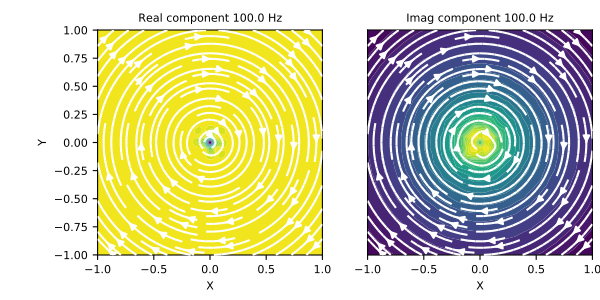

Python code for this plot:
# Here, we define an z-oriented magnetic dipole and plot the electric
# field on the xy-plane that intercepts z=0.

from geoana.em.fdem import MagneticDipoleWholeSpace
from geoana.utils import ndgrid
from geoana.plotting_utils import plot2Ddata
import numpy as np
import matplotlib.pyplot as plt

# Let us begin by defining the electric current dipole.

frequency = np.logspace(1, 3, 3)
location = np.r_[0., 0., 0.]
orientation = np.r_[0., 0., 1.]
moment = 1.
sigma = 1.0
simulation = MagneticDipoleWholeSpace(
    frequency, location=location, orientation=orientation,
    moment=moment, sigma=sigma
)

# Now we create a set of gridded locations and compute the electric field.

xyz = ndgrid(np.linspace(-1, 1, 20), np.linspace(-1, 1, 20), np.array([0]))
E = simulation.electric_field(xyz)

# Finally, we plot the real and imaginary components of the electric field

f_ind = 1
fig = plt.figure(figsize=(6, 3))
ax1 = fig.add_axes([0.15, 0.15, 0.40, 0.75])
plot2Ddata(
    xyz[:, 0:2], np.real(E[f_ind, :, 0:2]), vec=True, ax=ax1, scale='log', ncontour=25
)
ax1.set_xlabel('X')
ax1.set_ylabel('Y')
ax1.autoscale(tight=True)
ax1.set_title('Real component {} Hz'.format(frequency[f_ind]))
ax2 = fig.add_axes([0.6, 0.15, 0.40, 0.75])
plot2Ddata(
    xyz[:, 0:2], np.imag(E[f_ind, :, 0:2]), vec=True, ax=ax2, scale='log', ncontour=25
)
ax2.set_xlabel('X')
ax2.set_yticks([])
ax2.autoscale(tight=True)
ax2.set_title('Imag component {} Hz'.format(frequency[f_ind]))
